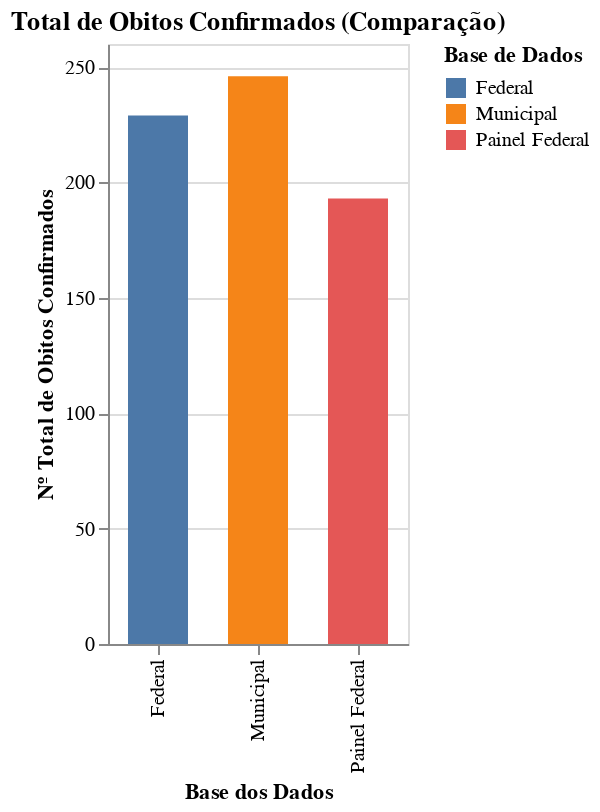

The notebook cell this image was saved under:
### Code cell
alt.Chart(totalObitos).mark_bar(size=30).encode(
    alt.X('base:N', title='Base dos Dados'),
    alt.Y('total:Q', title='Nº Total de Obitos Confirmados'),
    alt.Color('base:N', title='Base de Dados')
).properties(
    width=150,
    title='Total de Obitos Confirmados (Comparação)'
)

### Figure 1 — Vega-Lite specification as saved in the notebook (floating-point values rounded to 4 significant figures)
{"config": {"view": {"continuousWidth": 400, "continuousHeight": 300}}, "data": {"name": "data-cf8b13099159faa3d2d3bfb22f3aad1e"}, "mark": {"type": "bar", "size": 30}, "encoding": {"color": {"type": "nominal", "field": "base", "title": "Base de Dados"}, "x": {"type": "nominal", "field": "base", "title": "Base dos Dados"}, "y": {"type": "quantitative", "field": "total", "title": "Nº Total de Obitos Confirmados"}}, "title": "Total de Obitos Confirmados (Comparação)", "width": 150, "$schema": "https://vega.github.io/schema/vega-lite/v4.8.1.json", "datasets": {"data-cf8b13099159faa3d2d3bfb22f3aad1e": [{"base": "Painel Federal", "total": 193.0}, {"base": "Federal", "total": 229.0}, {"base": "Municipal", "total": 246.0}]}}
